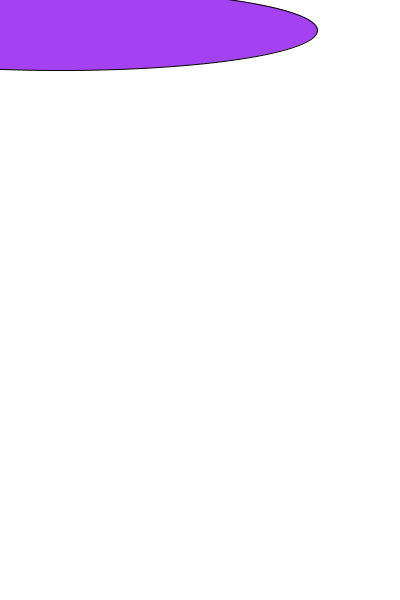
Frame 1 (no input)
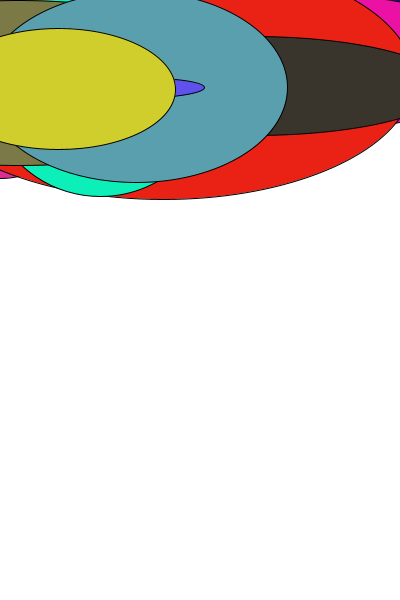
Frame 60 (the mouse pressed at the canvas centre just before this capture)
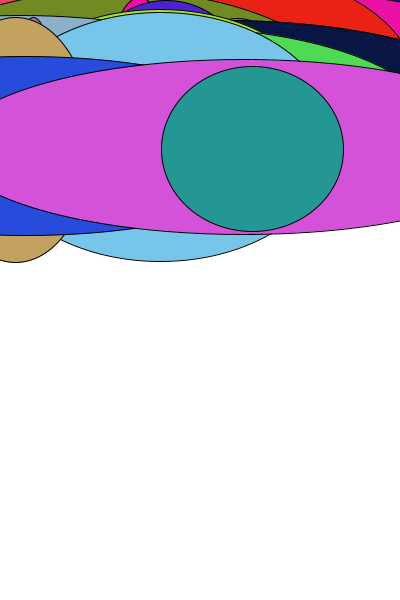
Frame 120 (the mouse held since frame 60 and released just before this capture)

The Processing sketch that drew these frames (run headless with seeded random() and noise(); from frame 60 on, the mouse is pressed at the canvas centre):

// Processing sketch: processing_99052
// ── processing_99052.pde

float ballY = 30;
float ballYSpeed = 1;
float ballX = 30;
float ballXSpeed = 1;
void setup()
{ 
  size(400, 600);
  background(255, 255, 255);
  smooth();
  frameRate(10000000);
}

void draw() 
{
  fill(random(255), random(255), random(255));
  ellipse(random(255), ballY, random(height), random(255));
  if (ballY >= 575)
  {
    ballY = 575;
    ballYSpeed = -1 * ballYSpeed;
  }


  if (ballY <= 25)
  {
    ballY = 25;
    ballYSpeed = -1 * ballYSpeed;
  }
  if (ballX >= 375)
  {
    ballX = 375;
    ballXSpeed = -1 * ballXSpeed;
  }


  if (ballX <= 25)
  {
    ballX = 25;
    ballXSpeed = -1 * ballXSpeed;
  }

  ballY = ballY + ballYSpeed;
}
